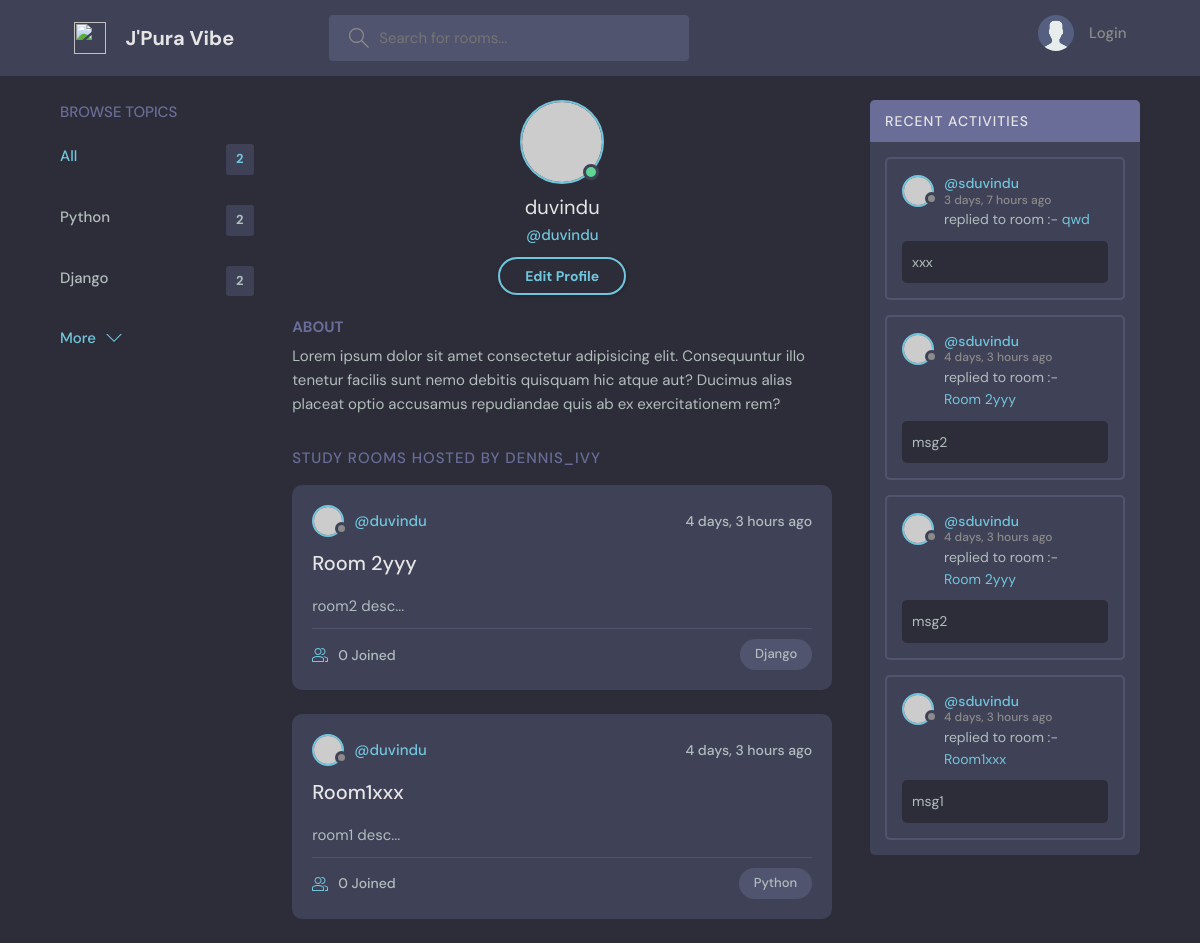
Before: /profile/duvindu/ with the older database file.
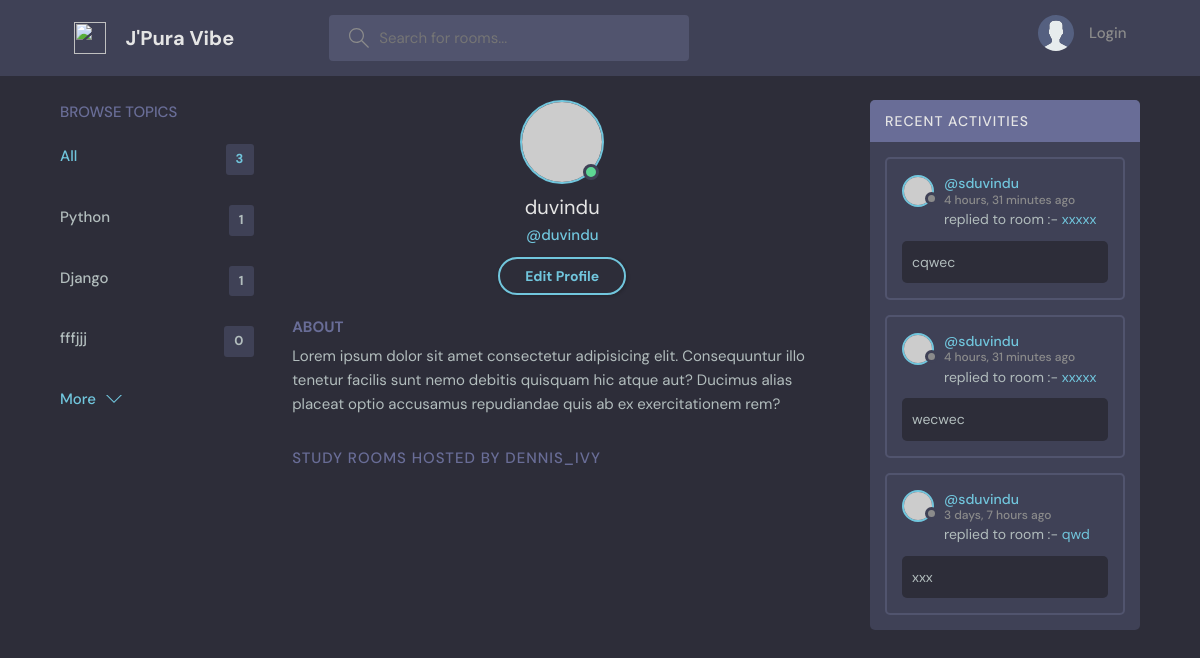
After: the same page with the newer database file.
### home/models.py (models this page shows, shortened)
class Topic(models.Model):
    name = models.CharField(max_length=200)

class Room(models.Model):
    host = models.ForeignKey(User, on_delete=models.CASCADE)
    topic = models.ForeignKey(Topic, on_delete=models.CASCADE)
    name = models.CharField(max_length=200)
    description = models.TextField(blank=True, null=True)
    participants = models.ManyToManyField(User, related_name='participants')
    updated = models.DateTimeField(auto_now=True)
    created = models.DateTimeField(auto_now_add=True)
    class Meta:
        ordering = ['-updated','-created']

class Message(models.Model):
    user = models.ForeignKey(User, on_delete=models.CASCADE)
    room = models.ForeignKey(Room, on_delete=models.CASCADE)
    body = models.TextField()
    updated = models.DateTimeField(auto_now=True)
    created = models.DateTimeField(auto_now_add=True)
    class Meta:
        ordering = ['-created']

### home/views.py (the view)
# urls.py: path('profile/<str:username>/', profile, name = 'profile'),
def profile(request, username):
    current_user = User.objects.get(username = username)
    rooms = current_user.room_set.all()
    activities = current_user.message_set.all()
    topics = Topic.objects.all()
    context = {'current_user':current_user, 'rooms':rooms, 'activities':activities, 'topics':topics}
    return render(request, 'home/profile.html', context)

### home/templates/home/profile.html
{% extends 'base.html' %}
{% block content %}
  <main class="profile-page layout layout--3">
    <div class="container">
        {% include 'home/c1-topic.html' %}
      <div class="roomList">
        <div class="profile">
          <div class="profile__avatar">
            <div class="avatar avatar--large active">
              <img src="https://randomuser.me/api/portraits/men/11.jpg" />
            </div>
          </div>
          <div class="profile__info">
            <h3>{{current_user.username}}</h3>
            <p>@{{current_user.username}}</p>
            <a href="{% url 'profile-update' current_user.username %}" class="btn btn--main btn--pill">Edit Profile</a>
          </div>
          <div class="profile__about">
            <h3>About</h3>
            <p>
              Lorem ipsum dolor sit amet consectetur adipisicing elit. Consequuntur illo tenetur
              facilis sunt nemo debitis quisquam hic atque aut? Ducimus alias placeat optio
              accusamus repudiandae quis ab ex exercitationem rem?
            </p>
          </div>
        </div>
        <div class="roomList__header">
          <div>
            <h2>Study Rooms Hosted by dennis_ivy</a>
            </h2>
          </div>
        </div>
        {% include 'home/c2-feed.html' %}
      </div>
      {% include 'home/c3-activity.html' %}
    </div>
  </main>
{% endblock content %}

### templates/base.html (shortened to what this page needs)
{% load static %}
<!DOCTYPE html>
<html lang="en">
  <head>
    <link rel="stylesheet" href="{% static 'css/style.css' %}">
  </head>
  <body>
    {% include 'navbar.html' %}
    {% block content %}
    {% endblock content %}
  </body>
</html>

### templates/navbar.html (shortened to what this page needs)
    {% load static %}
    <header class="header header--loggedIn">
      <div class="container">
        <a href="{% url 'home' %}" class="header__logo">
          <img src="{% static 'images/logo.png' %}" />
          <h1>J'Pura Vibe</h1>
        </a>
        <form class="header__search" method="GET" action="{% url 'home' %}">
          <label>
            <input name="q" placeholder="Search for rooms..." />
          </label>
        </form>
        <nav class="header__menu">
          {% if request.user.is_authenticated %}
            <div class="header__user">
              <a href="profile.html">
                <div class="avatar avatar--medium active">
                  <img src="https://randomuser.me/api/portraits/men/37.jpg" />
                </div>
                <p>{{request.user.username}} <span>@{{request.user.username}}</span></p>
              </a>
              <button class="dropdown-button">
                <svg version="1.1" xmlns="http://www.w3.org/2000/svg" width="32" height="32" viewBox="0 0 32 32">
                  <title>chevron-down</title>
                  <path d="M16 21l-13-13h-3l16 16 16-16h-3l-13 13z"></path>
                </svg>
              </button>
            </div>
          {% else %}
            <a href="{% url 'login' %}">
              <img src="{% static 'images/avatar.svg' %}" />
              <p>Login</p>
            </a>
          {% endif %}
        </nav>
      </div>
    </header>

### home/templates/home/c1-topic.html
        <div class="topics">
          <div class="topics__header">
            <h2>Browse Topics</h2>
          </div>
          <ul class="topics__list">
            <li>
              <a href="{% url 'home' %}" class="active">All <span>{{topics.count}}</span></a>
            </li>
            {% for topic in topics %}
                <li>
                    <a href="{% url 'home' %}?q={{topic.name}}">{{topic.name}} <span>{{topic.room_set.all.count}}</span></a>
                </li>
            {% endfor %}
          </ul>
          <a class="btn btn--link" href="topics.html">
            More
            <svg version="1.1" xmlns="http://www.w3.org/2000/svg" width="32" height="32" viewBox="0 0 32 32">
              <title>chevron-down</title>
              <path d="M16 21l-13-13h-3l16 16 16-16h-3l-13 13z"></path>
            </svg>
          </a>
        </div>

### home/templates/home/c2-feed.html (shortened to what this page needs)
        {% for room in rooms %}
          <div class="roomListRoom">
            <div class="roomListRoom__header">
              <a href="{% url 'profile' room.host.username %}" class="roomListRoom__author">
                <div class="avatar avatar--small">
                  <img src="https://randomuser.me/api/portraits/women/11.jpg" />
                </div>
                <span>@{{room.host.username}}</span>
              </a>
              <div class="roomListRoom__actions">
                <span>{{room.created|timesince}} ago</span>
              </div>
            </div>
            <div class="roomListRoom__content">
              <a href="{% url 'room' room.id %}">{{room.name}}</a>
              <p>
                {{room.description}}
              </p>
            </div>
            <div class="roomListRoom__meta">
              <a href="{% url 'room' room.id %}" class="roomListRoom__joined">
                {{room.participants.all.count}} Joined
              </a>
              <p class="roomListRoom__topic">{{room.topic.name}}</p>
            </div>
          </div>
        {% endfor %}

### home/templates/home/c3-activity.html (shortened to what this page needs)
        <div class="activities">
          <div class="activities__header">
            <h2>Recent Activities</h2>
          </div>
            {% for activity in activities %}
                <div class="activities__box">
                    <div class="activities__boxHeader roomListRoom__header">
                    <a href="{% url 'profile' activity.user.username %}" class="roomListRoom__author">
                        <div class="avatar avatar--small">
                        <img src="https://randomuser.me/api/portraits/women/11.jpg" />
                        </div>
                        <p>
                        @s{{activity.user.username}}
                        <span>{{activity.created|timesince}} ago</span>
                        </p>
                    </a>
                    </div>
                    <div class="activities__boxContent">
                    <p>replied to room :- <a href="{% url 'room' activity.room.pk %}">{{activity.room.name}}</a></p>
                    <div class="activities__boxRoomContent">
                        {{activity.body}}
                    </div>
                    </div>
                </div>
            {% endfor %}
        </div>

Changed rows visible on the page:
removed Room: host.username "duvindu", created "4 days, 3 hours", name "Room 2yyy", description "room2 desc...", participants.all.count "0", topic.name "Django"
removed Room: host.username "duvindu", created "4 days, 3 hours", name "Room1xxx", description "room1 desc...", participants.all.count "0", topic.name "Python"
removed Message: user.username "duvindu", created "4 days, 3 hours", room.name "Room 2yyy", body "msg2"
removed Message: user.username "duvindu", created "4 days, 3 hours", room.name "Room 2yyy", body "msg2"
removed Message: user.username "duvindu", created "4 days, 3 hours", room.name "Room1xxx", body "msg1"
computed for Topic "Python": room_set.all.count "2" → "1"
computed for Topic "Django": room_set.all.count "2" → "1"
added Topic: name "fffjjj", room_set.all.count "0"
added Message: user.username "duvindu", created "4 hours, 31 minutes", room.name "xxxxx", body "cqwec"
added Message: user.username "duvindu", created "4 hours, 31 minutes", room.name "xxxxx", body "wecwec"
Other visible differences:
{{ topics.count }}: "2" → "3"
